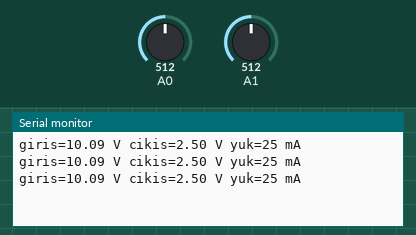
This sketch was run on a simulated Arduino Uno, built with avr-gcc and run on an emulated ATmega328P. Shown: the last lines printed to the serial monitor. The inputs (shaded band) are chosen by the test bench; at power-on: A0 = 512, A1 = 512.

Above: at 1.2 s.
1.3 s: A0 set to 716
At 1.9 s:
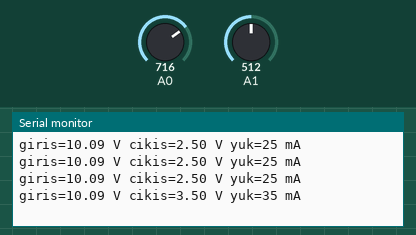
2.8 s: A1 set to 716
At 3.4 s:
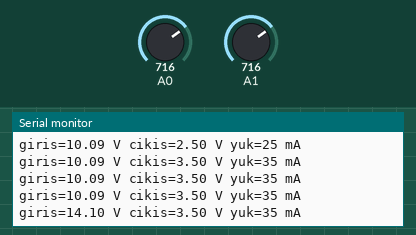
4.3 s: A0 set to 900
At 5.0 s:
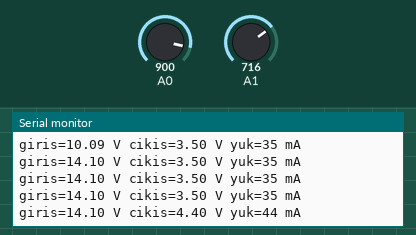
5.8 s: A1 set to 900
At 6.5 s:
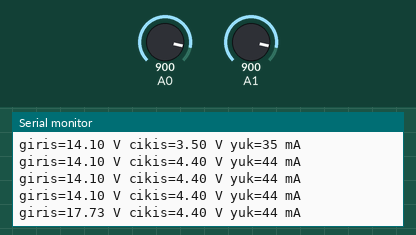
Timing chart, 0 to 8.3 s (numbered marks = the images above; inputs shaded):
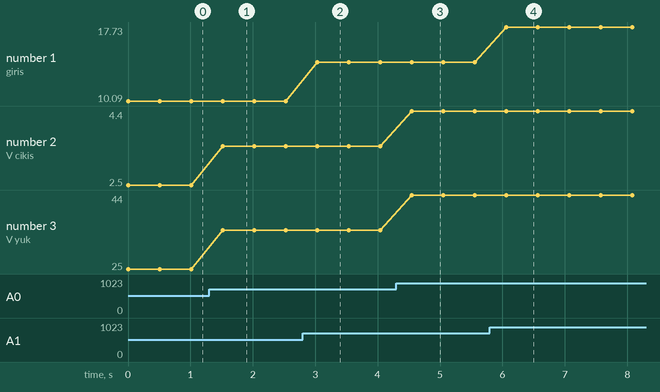

The sketch:

regulator_olcum.ino
```cpp
// Regülatörün girişini ve çıkışını ölçmek. Giriş: VIN -> 10 kΩ -> A1 -> 3,3 kΩ -> GND (1/4,03, 20 V'a kadar).
// Çıkış en çok 5 V ise doğrudan A0'a. Yük: çıkış -> 100 Ω -> GND. Pilin −, regülatörün GND'si ve Uno GND ortak.
const float BOLUCU = (10.0 + 3.3) / 3.3;

float oku(int pin) {
  long top = 0;
  for (int i = 0; i < 16; i++) top += analogRead(pin);
  return (top / 16.0) * 5.0 / 1023.0;
}

void setup() {
  Serial.begin(9600);
}

void loop() {
  float giris = oku(A1) * BOLUCU;
  float cikis = oku(A0);
  float akim = cikis / 100.0;                    // yük 100 Ω
  Serial.print("giris=");
  Serial.print(giris, 2);
  Serial.print(" V cikis=");
  Serial.print(cikis, 2);
  Serial.print(" V yuk=");
  Serial.print(akim * 1000, 0);
  Serial.println(" mA");
  delay(500);
}
```

Measured:
- after the input at 1.3 s, the serial monitor: prints a new line after 0.22 s (image 1)
- after the input at 2.8 s, the serial monitor: prints a new line after 0.23 s (image 2)
- after the input at 4.3 s, the serial monitor: prints a new line after 0.25 s (image 3)
- after the input at 5.8 s, the serial monitor: prints a new line after 0.26 s (image 4)
- plotted number 1: 10.09 → 14.1 after the input at 2.8 s, 14.1 → 17.73 after the input at 5.8 s
- plotted number 2: 2.5 → 3.5 after the input at 1.3 s, 3.5 → 4.4 after the input at 4.3 s
- plotted number 3: 25 → 35 after the input at 1.3 s, 35 → 44 after the input at 4.3 s
